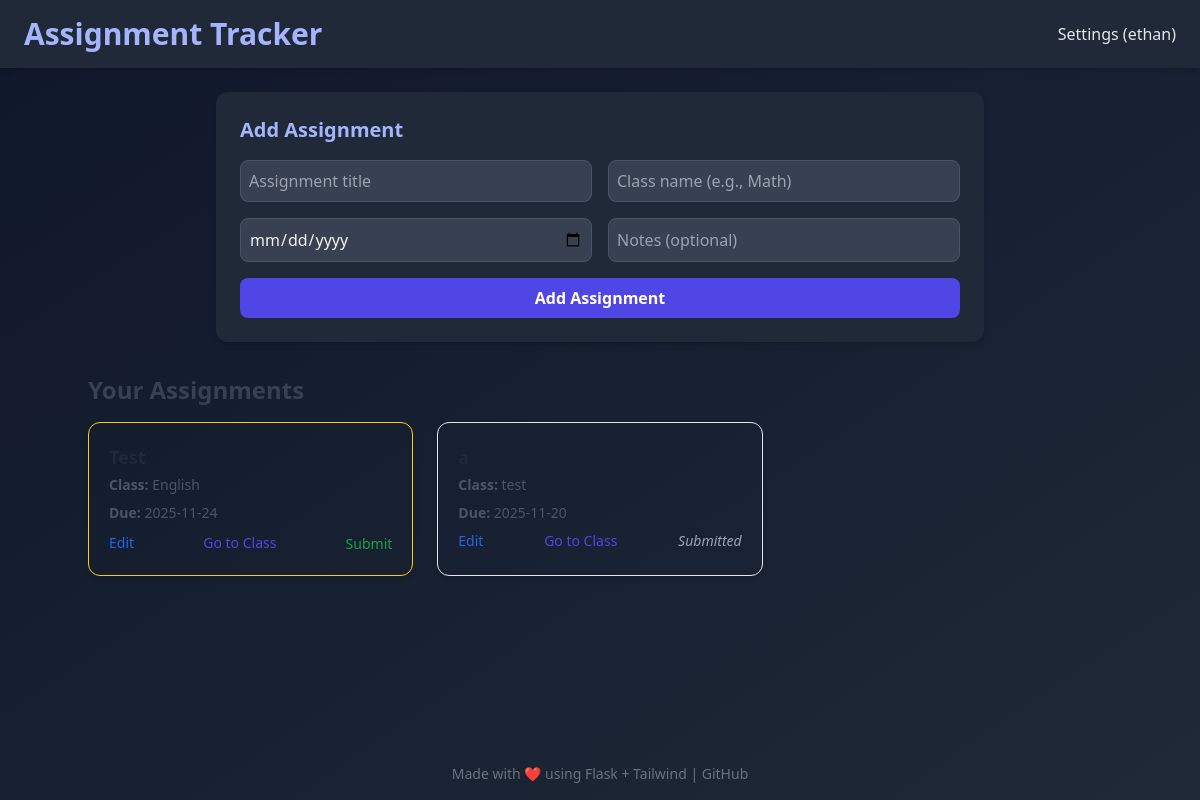
The page / (signed in) on the database its author committed.
### tables this page shows
CREATE TABLE users (
                id INTEGER PRIMARY KEY AUTOINCREMENT,
                username TEXT UNIQUE NOT NULL,
                password TEXT NOT NULL
            , has_seen_tutorial INTEGER DEFAULT 0, is_admin INTEGER DEFAULT 0, dark_mode INTEGER DEFAULT 0);

CREATE TABLE assignments (
                id INTEGER PRIMARY KEY AUTOINCREMENT,
                user_id INTEGER,
                title TEXT NOT NULL,
                cl TEXT NOT NULL,
                due_date TEXT NOT NULL,
                notes TEXT, submitted INTEGER DEFAULT 0,
                FOREIGN KEY(user_id) REFERENCES users(id)
            );

### app.py (the view)
@app.route("/")
def index():
    if "user_id" not in session:
        return redirect(url_for("login"))
    print("Session:", dict(session))
    conn = get_connection()
    c = conn.cursor()
    try:
        if IS_POSTGRES:
            c.execute("SELECT * FROM assignments WHERE user_id = %s ORDER BY submitted ASC, due_date ASC", (session["user_id"],))
        else:
            c.execute("SELECT * FROM assignments WHERE user_id = ? ORDER BY submitted ASC, due_date ASC", (session["user_id"],))
        rows = c.fetchall()
    finally:
        conn.close()
    today = datetime.now().date()
    annotated = []
    for r in rows:
        try:
            row = dict(r)
        except Exception:
            row = r
        try:
            due_date_val = row.get("due_date")
            if isinstance(due_date_val, str):
                due_date = datetime.strptime(due_date_val.split(" ")[0], "%Y-%m-%d").date()
            else:
                due_date = due_date_val
        except Exception:
            continue
        days_left = (due_date - today).days
        submitted_val = row.get("submitted", False)
        try:
            submitted_bool = bool(int(submitted_val)) if str(submitted_val) in ("0", "1") else bool(submitted_val)
        except Exception:
            submitted_bool = bool(submitted_val)
        annotated.append({
            **row,
            "is_past_due": days_left < 0,
            "is_due_today": days_left == 0,
            "is_due_tomorrow": days_left == 1,
            "submitted": submitted_bool
        })
    return render_template("index.html", assignments=annotated)

### app.py (called while the page is built, shortened)
def get_connection():
    if IS_POSTGRES:
        return psycopg2.connect(DATABASE_URL, cursor_factory=RealDictCursor)
    conn = sqlite3.connect("assignments.db")
    conn.row_factory = sqlite3.Row
    return conn

def row_val(row, key):
    if row is None:
        return None
    try:
        return row[key]
    except Exception:
        try:
            return getattr(row, key, None)
        except Exception:
            return None

def get_maintenance():
    if os.path.exists(MAINTENANCE_FILE):
        with open(MAINTENANCE_FILE) as f:
            try:
                return json.load(f).get("enabled", False)
            except json.JSONDecodeError:
                return False
    return False

@app.context_processor
def inject_dark_mode():
    dark = False
    if session.get("user_id"):
        conn = get_connection()
        c = conn.cursor()
        try:
            if IS_POSTGRES:
                c.execute("SELECT dark_mode FROM users WHERE id = %s", (session["user_id"],))
            else:
                c.execute("SELECT dark_mode FROM users WHERE id = ?", (session["user_id"],))
            r = c.fetchone()
            val = row_val(r, "dark_mode")
            if val is not None:
                try:
                    dark = bool(int(val)) if str(val) in ("0", "1") else bool(val)
                except Exception:
                    dark = bool(val)
        finally:
            conn.close()
    return {"dark_mode": dark}

@app.before_request
def check_for_maintenance():
    if not get_maintenance():
        return None

### templates/index.html (shortened to what this page needs)
<!DOCTYPE html>
<html lang="en">
<head>
  <script src="https://cdn.tailwindcss.com"></script>
</head>
<body class="{% if dark_mode %}bg-gradient-to-br from-slate-900 to-gray-800 min-h-screen font-sans text-gray-100 flex flex-col{% else %}bg-gradient-to-br from-blue-50 to-indigo-100 min-h-screen font-sans text-gray-800 flex flex-col{% endif %}">
  <header class="py-4 px-6 flex justify-between items-center shadow-md {% if dark_mode %}bg-gray-800{% else %}bg-white{% endif %}">
    <h1 class="text-3xl font-bold {% if dark_mode %}text-indigo-300{% else %}text-indigo-600{% endif %}">Assignment Tracker</h1>
    {% if session.get("username") %}
    <div class="flex items-center gap-4">
      <div class="relative inline-block text-left">
        <button id="settingsButton"
                class="font-medium focus:outline-none {% if dark_mode %}text-gray-200 hover:text-indigo-300{% else %}text-gray-600 hover:text-indigo-600{% endif %}">
          Settings ({{ session['username'] }})
        </button>
      </div>
    </div>
    {% endif %}
  </header>
  <main class="flex-1 p-6">
  <section class="{% if dark_mode %}bg-gray-800 text-gray-100{% else %}bg-white text-gray-800{% endif %} rounded-xl shadow-md p-6 mb-8 max-w-3xl mx-auto">
    <h2 class="text-xl font-semibold mb-4
      {% if dark_mode %}text-indigo-300{% else %}text-indigo-600{% endif %}">
      Add Assignment
    </h2>
    <form action="{{ url_for('add') }}" method="POST" class="grid md:grid-cols-2 gap-4">
      <input type="text" name="title" placeholder="Assignment title" required
        class="rounded-lg p-2 focus:ring focus:ring-indigo-300
        {% if dark_mode %}
          bg-gray-700 text-gray-100 border border-gray-600 placeholder-gray-400
        {% else %}
          bg-white text-gray-800 border border-gray-300 placeholder-gray-500
        {% endif %}">
      <input type="text" name="class" placeholder="Class name (e.g., Math)" required
        class="rounded-lg p-2 focus:ring focus:ring-indigo-300
        {% if dark_mode %}
          bg-gray-700 text-gray-100 border border-gray-600 placeholder-gray-400
        {% else %}
          bg-white text-gray-800 border border-gray-300 placeholder-gray-500
        {% endif %}">
      <input type="date" name="due_date" required
        class="rounded-lg p-2 focus:ring focus:ring-indigo-300
        {% if dark_mode %}
          bg-gray-700 text-gray-100 border border-gray-600
        {% else %}
          bg-white text-gray-800 border border-gray-300
        {% endif %}">
      <input type="text" name="notes" placeholder="Notes (optional)"
        class="rounded-lg p-2 focus:ring focus:ring-indigo-300
        {% if dark_mode %}
          bg-gray-700 text-gray-100 border border-gray-600 placeholder-gray-400
        {% else %}
          bg-white text-gray-800 border border-gray-300 placeholder-gray-500
        {% endif %}">
      <button type="submit"
        class="col-span-2 font-semibold py-2 rounded-lg transition
        bg-indigo-600 text-white hover:bg-indigo-700">
        Add Assignment
      </button>
      </form>
    </section>
    <section class="max-w-5xl mx-auto">
      <h2 class="text-2xl font-semibold text-gray-700 mb-4">Your Assignments</h2>
      {% if assignments %}
        <div class="grid md:grid-cols-2 lg:grid-cols-3 gap-6">
          {% for a in assignments %}
          <div class="rounded-xl shadow-md overflow-hidden border
           {% if a.submitted %} flask-submitted border-gray-200
            {% elif a.is_past_due %} flash-red border-red-400
            {% elif a.is_due_today %} flash-yellow border-yellow-400
            {% elif a.is_due_tomorrow %} flash-tomorrow border-yellow-300
            {% else %} border-gray-200 bg-white {% endif %}
          ">
            <div class="p-5">
              <h3 class="text-lg font-semibold text-gray-800 mb-1">{{ a.title }}</h3>
              <p class="text-sm text-gray-600 mb-2"><strong>Class:</strong> {{ a.cl }}</p>
              <p class="text-sm text-gray-600 mb-2"><strong>Due:</strong> {{ a.due_date }}</p>
              <div class="flex justify-between items-center">
                <a href="{{ url_for('edit_assignment', id=a.id) }}" class="text-blue-600 font-medium hover:underline text-sm">Edit</a>
                <a href="{{ url_for('redirect_by_class', id=a.id) }}" target="_blank" class="text-indigo-600 font-medium hover:underline text-sm">Go to Class</a>
                {% if not a.submitted %}
                  <form action="{{ url_for('submit_assignment', id=a.id) }}" method="POST" style="display:inline;">
                    <button type="submit" class="text-green-600 font-medium hover:underline text-sm">Submit</button>
                  </form>
                {% else %}
                  <span class="text-gray-400 text-sm italic">Submitted</span>
                {% endif %}
              </div>
            </div>
          </div>
          {% endfor %}
        </div>
      {% else %}
        <p class="text-center text-gray-500 italic mt-8">No assignments yet — add one above!</p>
      {% endif %}
    </section>
  </main>
  <footer class="text-center text-sm text-gray-500 py-4 mt-auto">
    Made with ❤️ using Flask + Tailwind | <a href="https://github.com" class="hover:underline">GitHub</a>
  </footer>
</body>
</html>

### templates/index.html (style rules this page uses)
.flash-yellow { animation: flash-yellow 1s infinite; }
.flask-submitted { animation: flash-submitted 1.2s infinite; }

### rows shown on the page
users: username "ethan"
assignments: cl "English", due_date "2025-11-24"
assignments: cl "test", due_date "2025-11-20", submitted "Submitted"
